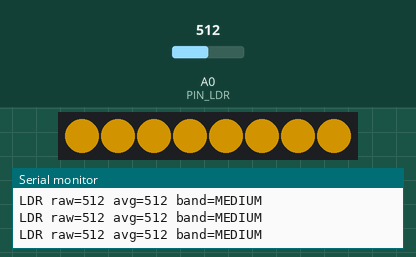
This sketch was run on a simulated Arduino Uno, built with avr-gcc and run on an emulated ATmega328P. Shown: 8 RGB LEDs in strip order, left to right, the last lines printed to the serial monitor. Inputs (shaded band) come from the test bench; at power-on: A0 (PIN_LDR) = 512. Dim RGB values are drawn brighter than linear.

Above: at 1.2 s.
1.3 s: A0 (PIN_LDR) set to 161
4.3 s: A0 (PIN_LDR) set to 139
At 5.1 s:
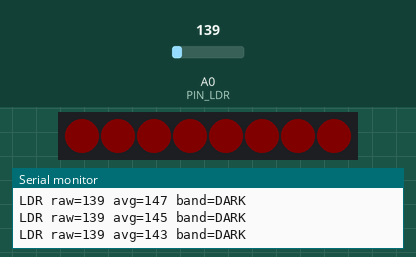
7.3 s: A0 (PIN_LDR) set to 213
10.3 s: A0 (PIN_LDR) set to 245
At 11.3 s:
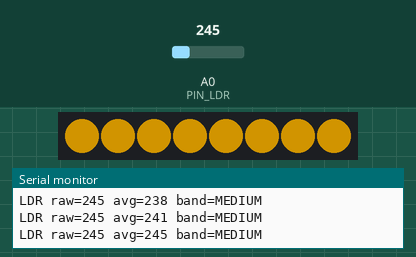
12.3 s: A0 (PIN_LDR) set to 683
14.5 s: A0 (PIN_LDR) set to 715
At 15.4 s:
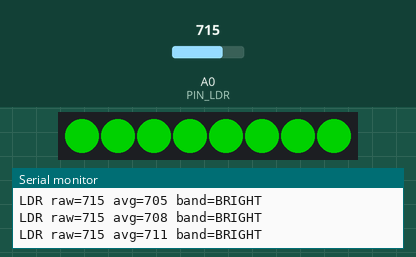
Timing chart, 0 to 17.5 s (numbered marks = the images above; inputs shaded):
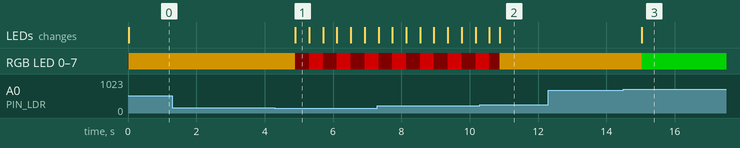

The sketch:

14_Light-ReactiveTrafficSignalwithNeoPixel.ino
```cpp
/*
  LDR → NeoPixel Traffic-Signal Display (stable)
  - Reads ambient light with an LDR (A0)
  - Uses moving average + hysteresis (no flicker)
  - Shows traffic-signal colors on a NeoPixel ring (D6):
      BRIGHT  -> GREEN (steady)
      MEDIUM  -> YELLOW (steady)
      DARK    -> RED (gentle blink)

  Wiring:
    LDR + 10kΩ voltage divider -> A0  (LDR to 5V, 10k to GND, junction to A0)
    NeoPixel VCC -> 5V, GND -> GND, DIN -> D6
*/

#include <Adafruit_NeoPixel.h>

// ---------- Pins ----------
const int PIN_LDR      = A0;
const int PIN_NEOPIXEL = 6;

// ---------- NeoPixel ----------
#define NUMPIXELS 8  // adjust to your ring size
Adafruit_NeoPixel pixels(NUMPIXELS, PIN_NEOPIXEL, NEO_GRB + NEO_KHZ800);

// ---------- Smoothing (moving average) ----------
const uint8_t AVG_WIN = 10;     // number of samples in the moving average
int   avgBuf[AVG_WIN];
uint8_t avgIdx = 0;
long  avgSum = 0;

// ---------- Hysteresis thresholds ----------
const int DARK_MAX    = 150;    // <150 definitely dark
const int BRIGHT_MIN  = 700;    // >700 definitely bright
const int HYST_MARGIN = 80;     // leave band only after crossing by this margin

// ---------- Band state ----------
enum Band { DARK, MEDIUM, BRIGHT };
Band band = MEDIUM;

// ---------- Helpers ----------
void fillAll(uint32_t c) {
  for (int i = 0; i < NUMPIXELS; i++) pixels.setPixelColor(i, c);
  pixels.show();
}

void setup() {
  Serial.begin(9600);

  pixels.begin();
  pixels.setBrightness(120); // 0..255 — raise/lower to taste
  pixels.clear();
  pixels.show();

  // Prefill moving-average buffer for a stable start
  for (uint8_t i = 0; i < AVG_WIN; i++) {
    int v = analogRead(PIN_LDR);
    avgBuf[i] = v;
    avgSum += v;
    delay(2);
  }

  Serial.println("LDR → NeoPixel Traffic-Signal ready");
}

void loop() {
  // ---- Moving average ----
  int raw = analogRead(PIN_LDR);        // 0..1023
  avgSum -= avgBuf[avgIdx];
  avgBuf[avgIdx] = raw;
  avgSum += raw;
  avgIdx = (avgIdx + 1) % AVG_WIN;
  int ldr = avgSum / AVG_WIN;           // smoothed value

  // ---- Hysteresis banding ----
  switch (band) {
    case DARK:
      if (ldr > DARK_MAX + HYST_MARGIN) band = MEDIUM;
      break;
    case MEDIUM:
      if (ldr < DARK_MAX)            band = DARK;
      else if (ldr > BRIGHT_MIN)     band = BRIGHT;
      break;
    case BRIGHT:
      if (ldr < BRIGHT_MIN - HYST_MARGIN) band = MEDIUM;
      break;
  }

  // ---- Traffic-signal colors ----
  static uint32_t lastBlink = 0;
  static bool blinkOn = true;

  if (band == BRIGHT) {
    // GREEN (steady)
    fillAll(pixels.Color(0, 255, 0));
  } else if (band == MEDIUM) {
    // YELLOW (steady)
    fillAll(pixels.Color(255, 180, 0));
  } else { // DARK
    // RED (gentle blink for strong visibility)
    if (millis() - lastBlink > 350) {   // ~3 Hz
      lastBlink = millis();
      blinkOn = !blinkOn;
    }
    fillAll(blinkOn ? pixels.Color(255, 0, 0)
                    : pixels.Color(12, 0, 0));  // dim between blinks
  }

  // ---- Debug ----
  Serial.print("LDR raw="); Serial.print(raw);
  Serial.print(" avg="); Serial.print(ldr);
  Serial.print(" band=");
  Serial.println(band == BRIGHT ? "BRIGHT" : band == MEDIUM ? "MEDIUM" : "DARK");

  delay(100);
}
```

Measured:
- the behaviour switches between 150 and 149 on A0 (PIN_LDR) (found by bisection; images 0 and 1)
- the behaviour switches between 230 and 231 on A0 (PIN_LDR) (found by bisection; images 1 and 2)
- the behaviour switches between 700 and 701 on A0 (PIN_LDR) (found by bisection; images 2 and 3)
- after the input at 4.3 s, RGB LED 0–7: alternates RGB(120, 0, 0) for 0.41 s and RGB(5, 0, 0) for 0.41 s, starting after 0.60 s; the LEDs: change after 0.60 s (image 1)
- after the input at 10.3 s, the LEDs: first differ from a run without the input after 0.58 s (image 2)
- after the input at 14.5 s, RGB LED 0–7: RGB(120, 85, 0) → RGB(0, 120, 0) after 0.54 s; the LEDs: change after 0.54 s (image 3)
- what the display in image 1 shows lasts 0.4 s, from 4.9 s to 5.3 s
